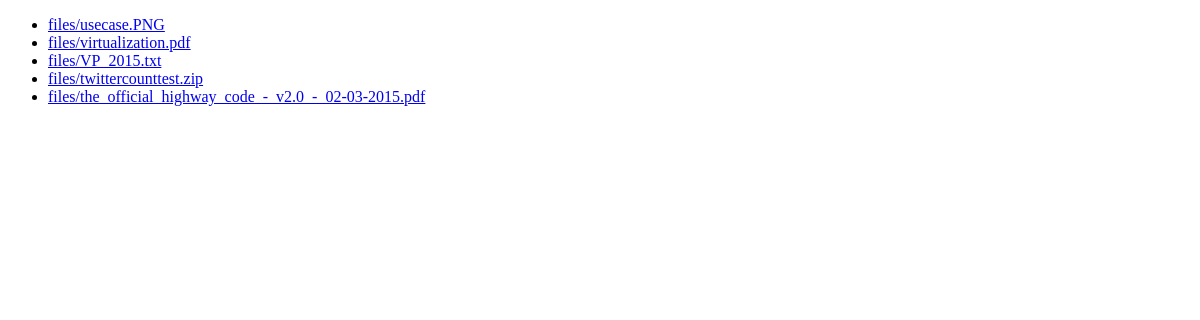
Before: /upload/ with the older database file.
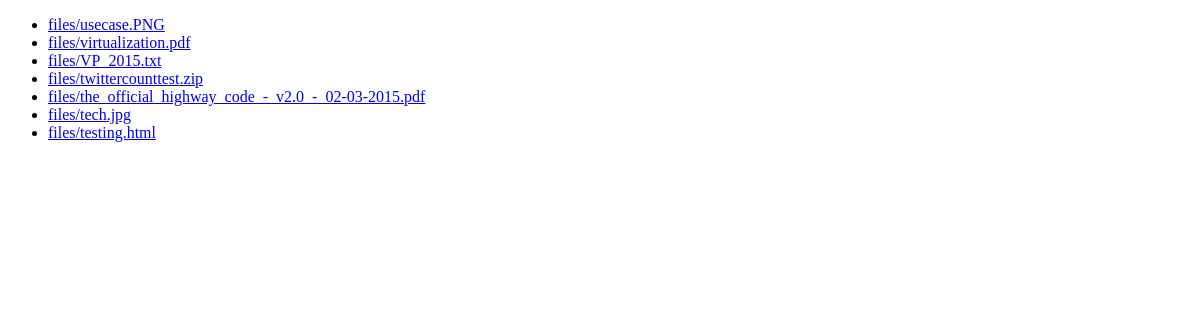
After: the same page with the newer database file.
### share/models.py (models this page shows)
class File(models.Model):
    name = models.CharField(max_length=500)
    date_uploaded = models.DateField(default=datetime.datetime.now)
    time_uploaded = models.TimeField(default=timezone.now)
    duration = models.DurationField(default=timedelta())
    file = models.FileField(upload_to='files')
    def file_link(self):
		if self.file:
			return "<a href='%s'> Download </a>" % (self.file.url)
		else:
			return "No attatchement"
    file_link.allow_tags = True

### share/views.py (the view)
# urls.py: url(r'^upload/$', views.upload_file, name="upload"),
def upload_file(request):
    if request.method == 'POST':
        form = FileForm(request.POST, request.FILES)
        if form.is_valid():
            newfile = File(file=request.FILES['file'])
            newfile.name = request.FILES['file'].name
            dur = request.POST['duration']
            newfile.duration = get_duration(dur)
            newfile.save()
            return HttpResponseRedirect(reverse('upload'))
    else:
        form = FileForm()  # A empty, unbound form
    files = File.objects.all()
    return render_to_response(
        'list.html',
        {'files': files, 'form': form},
        context_instance=RequestContext(request)
    )

### share/templates/list.html (shortened to what this page needs)
<!DOCTYPE html>
<html>
    <head>
    </head>
    <body>
        {% if files %}
            <ul>
                {% for file in files %}
                    <li><a href="{{ file.file.url }}">{{ file.file.name }}</a></li>
                {% endfor %}
            </ul>
        {% else %}
            <p>No files.</p>
        {% endif %}
    </body>
</html>

Changed rows visible on the page:
added File: file.name "files/tech.jpg"
added File: file.name "files/testing.html"
